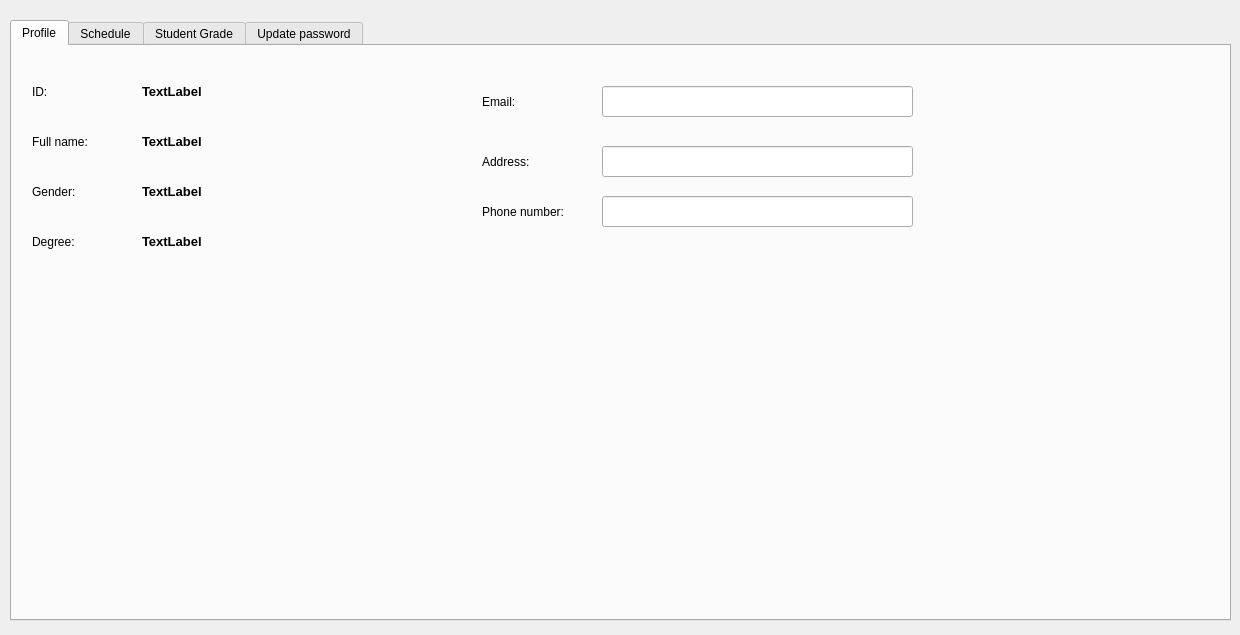
<?xml version="1.0" encoding="UTF-8"?>
<ui version="4.0">
 <class>MainWindow</class>
 <widget class="QMainWindow" name="MainWindow">
  <property name="geometry">
   <rect>
    <x>0</x>
    <y>0</y>
    <width>1240</width>
    <height>635</height>
   </rect>
  </property>
  <property name="windowTitle">
   <string>MainWindow</string>
  </property>
  <widget class="QWidget" name="centralwidget">
   <widget class="QTabWidget" name="tabWindowProfessor">
    <property name="geometry">
     <rect>
      <x>10</x>
      <y>20</y>
      <width>1221</width>
      <height>601</height>
     </rect>
    </property>
    <property name="currentIndex">
     <number>0</number>
    </property>
    <widget class="QWidget" name="tabProfessorProfile">
     <attribute name="title">
      <string>Profile</string>
     </attribute>
     <widget class="QLabel" name="label1">
      <property name="geometry">
       <rect>
        <x>20</x>
        <y>30</y>
        <width>91</width>
        <height>31</height>
       </rect>
      </property>
      <property name="text">
       <string>ID:</string>
      </property>
     </widget>
     <widget class="QLabel" name="label1_2">
      <property name="geometry">
       <rect>
        <x>20</x>
        <y>80</y>
        <width>91</width>
        <height>31</height>
       </rect>
      </property>
      <property name="text">
       <string>Full name:</string>
      </property>
     </widget>
     <widget class="QLabel" name="label1_3">
      <property name="geometry">
       <rect>
        <x>20</x>
        <y>130</y>
        <width>91</width>
        <height>31</height>
       </rect>
      </property>
      <property name="text">
       <string>Gender:</string>
      </property>
     </widget>
     <widget class="QLabel" name="label1_4">
      <property name="geometry">
       <rect>
        <x>470</x>
        <y>40</y>
        <width>61</width>
        <height>31</height>
       </rect>
      </property>
      <property name="text">
       <string>Email:</string>
      </property>
     </widget>
     <widget class="QLabel" name="label1_5">
      <property name="geometry">
       <rect>
        <x>470</x>
        <y>100</y>
        <width>91</width>
        <height>31</height>
       </rect>
      </property>
      <property name="text">
       <string>Address:</string>
      </property>
     </widget>
     <widget class="QLabel" name="label1_6">
      <property name="geometry">
       <rect>
        <x>470</x>
        <y>150</y>
        <width>91</width>
        <height>31</height>
       </rect>
      </property>
      <property name="text">
       <string>Phone number:</string>
      </property>
     </widget>
     <widget class="QLabel" name="label1_7">
      <property name="geometry">
       <rect>
        <x>20</x>
        <y>180</y>
        <width>91</width>
        <height>31</height>
       </rect>
      </property>
      <property name="text">
       <string>Degree:</string>
      </property>
     </widget>
     <widget class="QLabel" name="lbID">
      <property name="geometry">
       <rect>
        <x>130</x>
        <y>30</y>
        <width>231</width>
        <height>31</height>
       </rect>
      </property>
      <property name="font">
       <font>
        <pointsize>10</pointsize>
        <weight>75</weight>
        <bold>true</bold>
       </font>
      </property>
      <property name="text">
       <string>TextLabel</string>
      </property>
     </widget>
     <widget class="QLabel" name="lbFullName">
      <property name="geometry">
       <rect>
        <x>130</x>
        <y>80</y>
        <width>281</width>
        <height>31</height>
       </rect>
      </property>
      <property name="font">
       <font>
        <pointsize>10</pointsize>
        <weight>75</weight>
        <bold>true</bold>
       </font>
      </property>
      <property name="text">
       <string>TextLabel</string>
      </property>
     </widget>
     <widget class="QLabel" name="lbGender">
      <property name="geometry">
       <rect>
        <x>130</x>
        <y>130</y>
        <width>191</width>
        <height>31</height>
       </rect>
      </property>
      <property name="font">
       <font>
        <pointsize>10</pointsize>
        <weight>75</weight>
        <bold>true</bold>
       </font>
      </property>
      <property name="text">
       <string>TextLabel</string>
      </property>
     </widget>
     <widget class="QLineEdit" name="lineEditEmail">
      <property name="geometry">
       <rect>
        <x>590</x>
        <y>40</y>
        <width>311</width>
        <height>31</height>
       </rect>
      </property>
      <property name="font">
       <font>
        <pointsize>10</pointsize>
        <weight>75</weight>
        <bold>true</bold>
       </font>
      </property>
     </widget>
     <widget class="QLineEdit" name="lineEditAddress">
      <property name="geometry">
       <rect>
        <x>590</x>
        <y>100</y>
        <width>311</width>
        <height>31</height>
       </rect>
      </property>
      <property name="font">
       <font>
        <pointsize>10</pointsize>
        <weight>75</weight>
        <bold>true</bold>
       </font>
      </property>
     </widget>
     <widget class="QLineEdit" name="lineEditPhone">
      <property name="geometry">
       <rect>
        <x>590</x>
        <y>150</y>
        <width>311</width>
        <height>31</height>
       </rect>
      </property>
      <property name="font">
       <font>
        <pointsize>10</pointsize>
        <weight>75</weight>
        <bold>true</bold>
       </font>
      </property>
     </widget>
     <widget class="QLabel" name="lbDegree">
      <property name="geometry">
       <rect>
        <x>130</x>
        <y>180</y>
        <width>281</width>
        <height>31</height>
       </rect>
      </property>
      <property name="font">
       <font>
        <pointsize>10</pointsize>
        <weight>75</weight>
        <bold>true</bold>
       </font>
      </property>
      <property name="text">
       <string>TextLabel</string>
      </property>
     </widget>
    </widget>
    <widget class="QWidget" name="tabProfessorSchedule">
     <attribute name="title">
      <string>Schedule</string>
     </attribute>
     <widget class="QTableView" name="tvProfessorSchedule">
      <property name="geometry">
       <rect>
        <x>20</x>
        <y>121</y>
        <width>1181</width>
        <height>431</height>
       </rect>
      </property>
     </widget>
    </widget>
    <widget class="QWidget" name="tabStudentGrade">
     <attribute name="title">
      <string>Student Grade</string>
     </attribute>
     <widget class="QGroupBox" name="groupBox_2">
      <property name="geometry">
       <rect>
        <x>10</x>
        <y>170</y>
        <width>1191</width>
        <height>391</height>
       </rect>
      </property>
      <property name="title">
       <string>GroupBox</string>
      </property>
      <widget class="QTableView" name="tvStudentGrade">
       <property name="geometry">
        <rect>
         <x>20</x>
         <y>30</y>
         <width>1151</width>
         <height>351</height>
        </rect>
       </property>
      </widget>
     </widget>
     <widget class="QLabel" name="labelCourseTabStGrade">
      <property name="geometry">
       <rect>
        <x>20</x>
        <y>20</y>
        <width>91</width>
        <height>21</height>
       </rect>
      </property>
      <property name="text">
       <string>Course:</string>
      </property>
     </widget>
     <widget class="QLabel" name="labelStFullNameTabStGrade">
      <property name="geometry">
       <rect>
        <x>20</x>
        <y>70</y>
        <width>121</width>
        <height>21</height>
       </rect>
      </property>
      <property name="text">
       <string>Student full name:</string>
      </property>
     </widget>
     <widget class="QLabel" name="labelStGradeTabStGrade">
      <property name="geometry">
       <rect>
        <x>760</x>
        <y>20</y>
        <width>61</width>
        <height>21</height>
       </rect>
      </property>
      <property name="text">
       <string>Grade:</string>
      </property>
     </widget>
     <widget class="QPushButton" name="btnUpdateGrade">
      <property name="geometry">
       <rect>
        <x>840</x>
        <y>70</y>
        <width>151</width>
        <height>41</height>
       </rect>
      </property>
      <property name="text">
       <string>Update Grade</string>
      </property>
     </widget>
     <widget class="QDoubleSpinBox" name="dsbStGrade">
      <property name="geometry">
       <rect>
        <x>840</x>
        <y>10</y>
        <width>281</width>
        <height>31</height>
       </rect>
      </property>
      <property name="font">
       <font>
        <weight>75</weight>
        <bold>true</bold>
       </font>
      </property>
      <property name="maximum">
       <double>4.000000000000000</double>
      </property>
     </widget>
     <widget class="QLabel" name="labelCourseTabGrade">
      <property name="geometry">
       <rect>
        <x>160</x>
        <y>20</y>
        <width>211</width>
        <height>21</height>
       </rect>
      </property>
      <property name="font">
       <font>
        <weight>75</weight>
        <bold>true</bold>
       </font>
      </property>
      <property name="text">
       <string/>
      </property>
     </widget>
     <widget class="QLabel" name="labelStFullNameTabGrade">
      <property name="geometry">
       <rect>
        <x>160</x>
        <y>70</y>
        <width>211</width>
        <height>21</height>
       </rect>
      </property>
      <property name="font">
       <font>
        <weight>75</weight>
        <bold>true</bold>
       </font>
      </property>
      <property name="text">
       <string/>
      </property>
     </widget>
     <widget class="QLabel" name="labelSemesterTabGrade">
      <property name="geometry">
       <rect>
        <x>430</x>
        <y>20</y>
        <width>101</width>
        <height>21</height>
       </rect>
      </property>
      <property name="text">
       <string>Semester:</string>
      </property>
     </widget>
     <widget class="QLabel" name="label_3">
      <property name="geometry">
       <rect>
        <x>430</x>
        <y>70</y>
        <width>91</width>
        <height>21</height>
       </rect>
      </property>
      <property name="text">
       <string>Term:</string>
      </property>
     </widget>
     <widget class="QLabel" name="lbSemesterTabGrade">
      <property name="geometry">
       <rect>
        <x>540</x>
        <y>20</y>
        <width>151</width>
        <height>21</height>
       </rect>
      </property>
      <property name="font">
       <font>
        <weight>75</weight>
        <bold>true</bold>
       </font>
      </property>
      <property name="text">
       <string/>
      </property>
     </widget>
     <widget class="QLabel" name="lbTermTabGrade">
      <property name="geometry">
       <rect>
        <x>540</x>
        <y>70</y>
        <width>151</width>
        <height>21</height>
       </rect>
      </property>
      <property name="font">
       <font>
        <weight>75</weight>
        <bold>true</bold>
       </font>
      </property>
      <property name="text">
       <string/>
      </property>
     </widget>
     <widget class="QLabel" name="label">
      <property name="geometry">
       <rect>
        <x>20</x>
        <y>115</y>
        <width>101</width>
        <height>21</height>
       </rect>
      </property>
      <property name="text">
       <string>Student id:</string>
      </property>
     </widget>
     <widget class="QLabel" name="lbStudentIdTabGrade">
      <property name="geometry">
       <rect>
        <x>160</x>
        <y>110</y>
        <width>121</width>
        <height>31</height>
       </rect>
      </property>
      <property name="font">
       <font>
        <weight>75</weight>
        <bold>true</bold>
       </font>
      </property>
      <property name="text">
       <string/>
      </property>
     </widget>
    </widget>
    <widget class="QWidget" name="tabChangePassword">
     <attribute name="title">
      <string>Update password</string>
     </attribute>
     <widget class="QGroupBox" name="groupBox">
      <property name="geometry">
       <rect>
        <x>30</x>
        <y>40</y>
        <width>531</width>
        <height>281</height>
       </rect>
      </property>
      <property name="title">
       <string>GroupBox</string>
      </property>
      <widget class="QLabel" name="labelRepeatNewPasswd">
       <property name="geometry">
        <rect>
         <x>30</x>
         <y>190</y>
         <width>151</width>
         <height>21</height>
        </rect>
       </property>
       <property name="text">
        <string>Repeat new password:</string>
       </property>
      </widget>
      <widget class="QLabel" name="labelNewPasswd">
       <property name="geometry">
        <rect>
         <x>30</x>
         <y>130</y>
         <width>131</width>
         <height>21</height>
        </rect>
       </property>
       <property name="text">
        <string>New password:</string>
       </property>
      </widget>
      <widget class="QLabel" name="labelOldPasswd">
       <property name="geometry">
        <rect>
         <x>30</x>
         <y>40</y>
         <width>101</width>
         <height>21</height>
        </rect>
       </property>
       <property name="text">
        <string>Old password:</string>
       </property>
      </widget>
      <widget class="QLineEdit" name="lineEditOldPass">
       <property name="geometry">
        <rect>
         <x>180</x>
         <y>40</y>
         <width>271</width>
         <height>22</height>
        </rect>
       </property>
      </widget>
      <widget class="QLineEdit" name="lineEditNewPass">
       <property name="geometry">
        <rect>
         <x>180</x>
         <y>130</y>
         <width>271</width>
         <height>22</height>
        </rect>
       </property>
      </widget>
      <widget class="QLineEdit" name="lineEditNewPassRepeat">
       <property name="geometry">
        <rect>
         <x>180</x>
         <y>190</y>
         <width>271</width>
         <height>22</height>
        </rect>
       </property>
      </widget>
      <widget class="QLabel" name="labelError">
       <property name="enabled">
        <bool>true</bool>
       </property>
       <property name="geometry">
        <rect>
         <x>180</x>
         <y>240</y>
         <width>271</width>
         <height>21</height>
        </rect>
       </property>
       <property name="font">
        <font>
         <pointsize>10</pointsize>
         <weight>75</weight>
         <italic>true</italic>
         <bold>true</bold>
         <underline>false</underline>
         <strikeout>false</strikeout>
         <stylestrategy>PreferDefault</stylestrategy>
        </font>
       </property>
       <property name="autoFillBackground">
        <bool>true</bool>
       </property>
       <property name="text">
        <string>TextLabel</string>
       </property>
      </widget>
      <widget class="QLabel" name="labelErrorOldPass">
       <property name="enabled">
        <bool>true</bool>
       </property>
       <property name="geometry">
        <rect>
         <x>180</x>
         <y>80</y>
         <width>271</width>
         <height>21</height>
        </rect>
       </property>
       <property name="font">
        <font>
         <pointsize>10</pointsize>
         <weight>75</weight>
         <italic>true</italic>
         <bold>true</bold>
         <underline>false</underline>
         <strikeout>false</strikeout>
         <stylestrategy>PreferDefault</stylestrategy>
        </font>
       </property>
       <property name="autoFillBackground">
        <bool>true</bool>
       </property>
       <property name="text">
        <string>TextLabel</string>
       </property>
      </widget>
     </widget>
     <widget class="QPushButton" name="btnUpdatePasswd">
      <property name="geometry">
       <rect>
        <x>40</x>
        <y>340</y>
        <width>211</width>
        <height>51</height>
       </rect>
      </property>
      <property name="text">
       <string>Update password</string>
      </property>
     </widget>
    </widget>
   </widget>
  </widget>
 </widget>
 <resources/>
 <connections/>
</ui>
